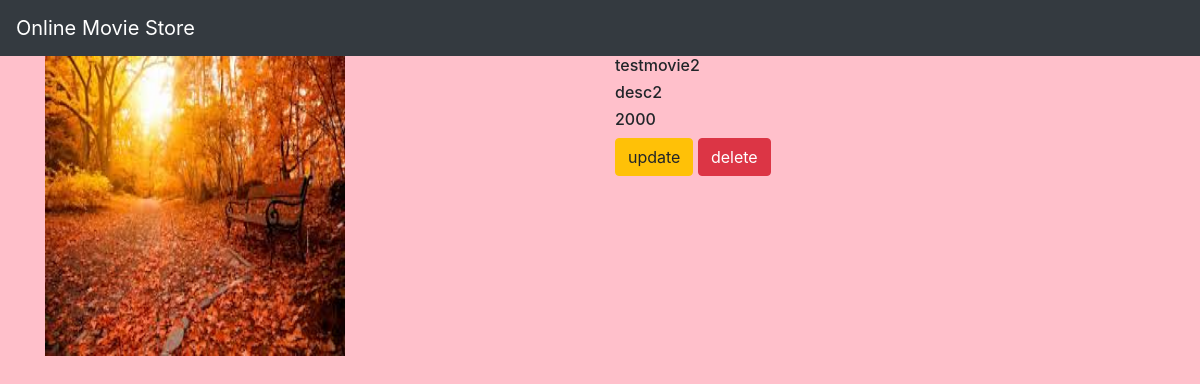
The app's page /movie/4/ with its own data.
### movieapp/models.py (models this page shows, shortened)
class Movie(models.Model):
    name=models.CharField(max_length=250)
    desc=models.TextField()
    year=models.IntegerField()
    img=models.ImageField(upload_to='gallery')

### movieapp/views.py (the view)
# urls.py: path('movie/<int:movie_id>/',views.details,name='details'),
def details(request,movie_id):
    movie=Movie.objects.get(id= movie_id)
    return render(request,"detail.html",{'movie':movie})

### templates/detail.html
{% extends 'base.html' %}
{% block body %}
<div class="container">
    <div class="row">
        <div class="col-md-6">
           <img src="{{movie.img.url}}" width="300" height="300">
        </div>
<div class="col-md-6">
    <h6>{{movie.name}}</h6>
    <h6>{{movie.desc}}</h6>
    <h6>{{movie.year}}</h6>
    <a class="btn btn-warning" href="{% url 'movieapp:update' movie.id %}"> update </a>
    <a class="btn btn-danger" href="{% url 'movieapp:delete' movie.id %}"> delete </a>
</div>
    </div>
</div>
{% endblock %}

### static/style.css (style rules this page uses)
body { background-color:pink; }

### records on screen
Movie: img (picture), name "testmovie2", desc "desc2", year "2000"
